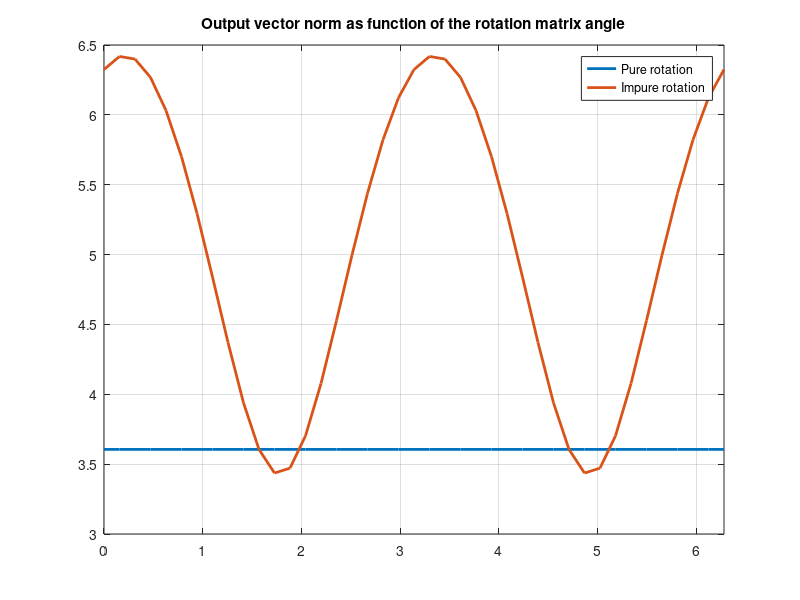

MATLAB code for this plot:
%% Code challenge from video 48

clear, clc

%% Pure and impure rotation matrices

% explore the relationship between vector magnitude, (im)pure rotation 
% matrix, and angle of the rotation

% define vector and angles
v = [ 3 -2 ];
theta = 0:pi/20:2*pi;

% for loop pure
pure = zeros(length(theta),length(v));
for i = 1:length(theta)
    A_p = [ cos(theta(1,i)) -sin(theta(1,i)); sin(theta(1,i)) cos(theta(1,i)) ];
    pure(i,:) = A_p*v';
end

% for loop impure
impure = zeros(length(theta),length(v));
for i = 1:length(theta)
    A_i = [ 2*cos(theta(1,i)) -sin(theta(1,i)); sin(theta(1,i)) cos(theta(1,i)) ];
    impure(i,:) = A_i*v';
end

% magnitudes of pure and impure output vectors
pure_mag = zeros(length(theta),1);
for i = 1:length(theta)
    pure_mag(i) = norm(pure(i,:));
end

impure_mag = zeros(length(theta),1);
for i = 1:length(theta)
    impure_mag(i) = norm(impure(i,:));
end

%% plot magnitudes by angles, pure and impure
figure(1), clf
plot(theta,pure_mag,'linew',2)
hold on
plot(theta,impure_mag,'linew',2)

grid on
legend({'Pure rotation';'Impure rotation'})
title('Output vector norm as function of the rotation matrix angle')
xlim([0,theta(end)])


